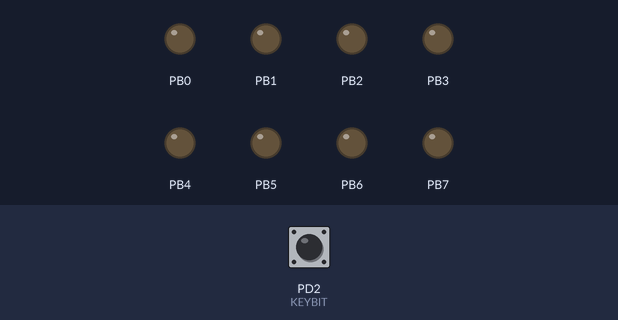
Simulated run of this program. Board: ATtiny2313, built with avr-gcc and emulated at 1 MHz. On the bench: output pins drawn as LEDs (lit = HIGH). The inputs (shaded band) are chosen by the test bench; at power-on: PD2 (KEYBIT) HIGH.

Above: at 1.2 s.
1.3 s: PD2 (KEYBIT) pulled LOW for 0.15 s
At 1.8 s:
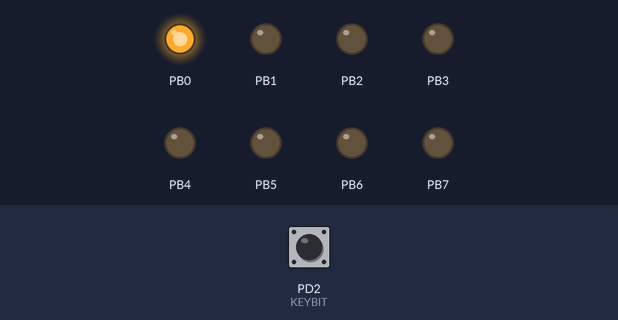
2.9 s: PD2 (KEYBIT) pulled LOW for 1 s
At 4.2 s:
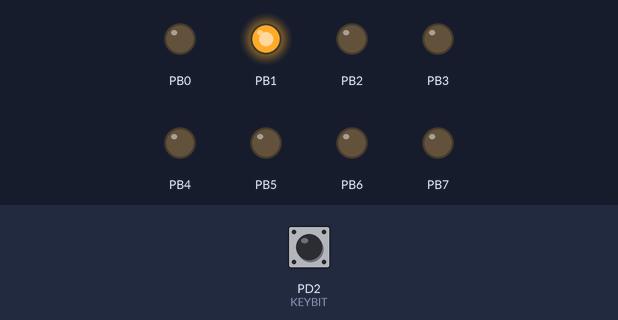
5.4 s: PD2 (KEYBIT) pulled LOW for 0.15 s
At 6.1 s:
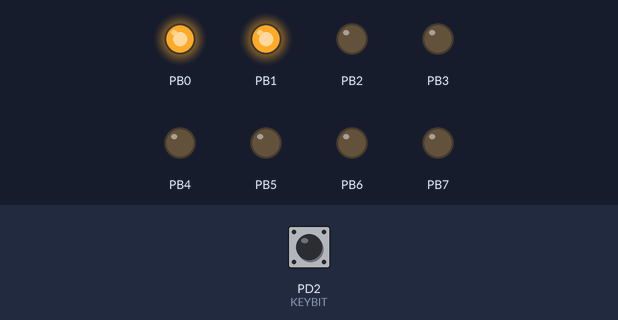
7.0 s: PD2 (KEYBIT) pulled LOW for 3.2 s
At 7.4 s:
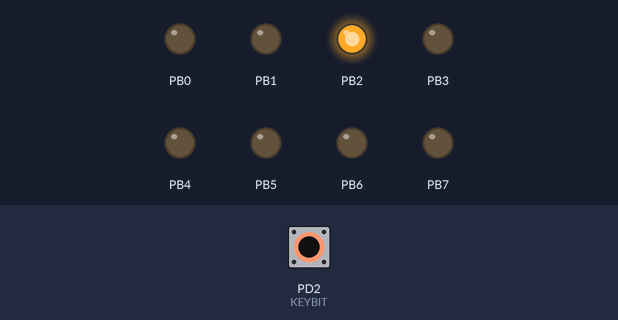
11.7 s: PD2 (KEYBIT) pulled LOW for 0.15 s
At 12.2 s:
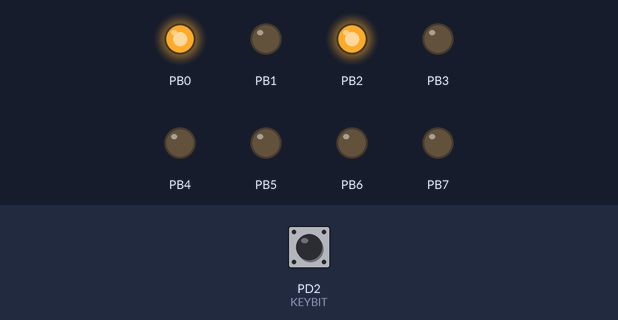
13.3 s: PD2 (KEYBIT) pulled LOW for 1 s
At 14.7 s:
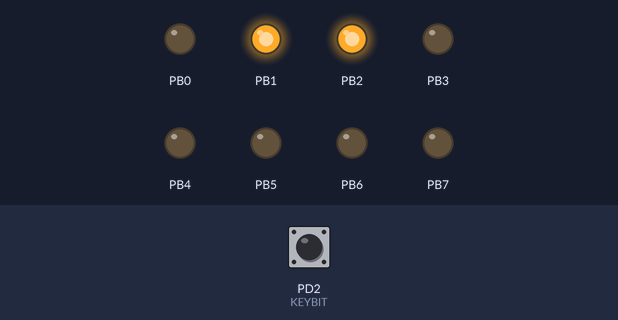
Timing chart, 0 to 16.3 s (numbered marks = the images above; inputs shaded):
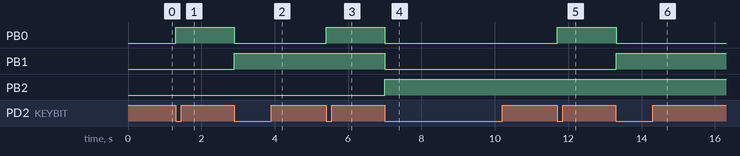

The program:

counter.c
```c
/*
 * counter.c
 *
 * Created: 2015-10-31 오후 9:51:50
 * Author : sela
 */

#include <avr/io.h>
#define F_CPU     1000000L
#include <util/delay.h>

#define KEYBIT		(1<<PD2)


int main(void)
{
	uint8_t keyin;
	uint8_t counter = 0;
	uint8_t released = 1;

	DDRB = 0xff;
	DDRD = 0;
	PORTD = KEYBIT; // add built-in pull-up

	while (1)
	{
		keyin = PIND & KEYBIT;

		if(keyin == 0){ // if key pressed
			if(released == 1){
				counter += 1;
				PORTB = counter;
				released = 0;
			}
		}
		else
			released = 1;
		_delay_ms(20);
	}
}
```

Measured:
- after the input at 1.3 s, PB0: LOW → HIGH at once
- after the input at 2.9 s, PB0: HIGH → LOW at once; PB1: LOW → HIGH at once
- after the input at 5.4 s, PB0: LOW → HIGH at once
- after the input at 7.0 s, PB0, PB1: HIGH → LOW at once; PB2: LOW → HIGH at once
- after the input at 11.7 s, PB0: LOW → HIGH at once
- after the input at 13.3 s, PB0: HIGH → LOW at once; PB1: LOW → HIGH at once
